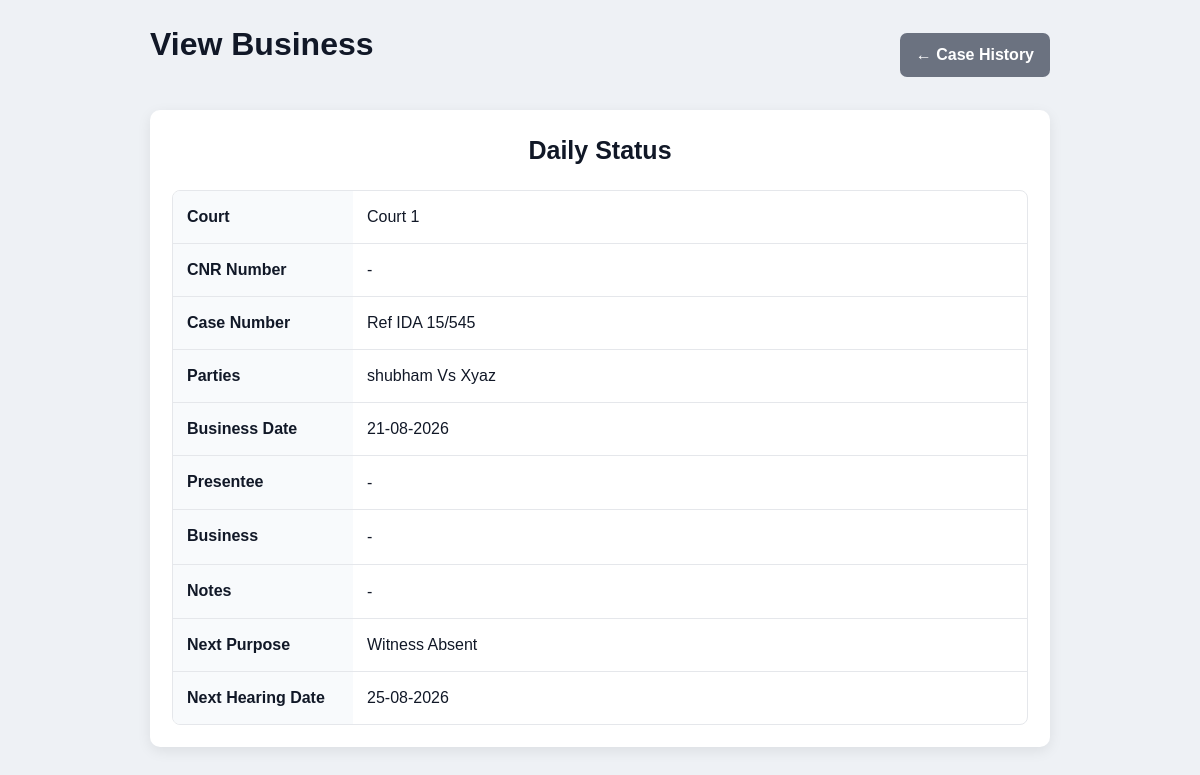
The page /case/1/business/1 (signed in) on the database its author committed.
### app.py (models this page shows)
class Case(db.Model):
    id = db.Column(
        db.Integer,
        primary_key=True
    )
    case_no = db.Column(
        db.String(100),
        nullable=False
    )
    crn_no = db.Column(
        db.String(100),
        nullable=True
    )
    advocate_name = db.Column(
        db.String(200),
        nullable=True
    )
    case_disposed = db.Column(
        db.String(20),
        nullable=True,
        default="No"
    )
    court_no = db.Column(
        db.Integer,
        nullable=False
    )
    parties = db.Column(
        db.String(200),
        nullable=False
    )
    case_stage = db.Column(
        db.String(100),
        nullable=False
    )
    case_stage_other = db.Column(
        db.String(200),
        nullable=True
    )
    next_hearing_date = db.Column(
        db.Date,
        nullable=True
    )
    decision_date = db.Column(
        db.Date,
        nullable=True
    )
    today_serial_no = db.Column(
        db.Integer,
        nullable=True
    )
    hearings = db.relationship(
        "Hearing",
        backref="case",
        lazy=True,
        cascade="all, delete-orphan"
    )
    evidences = db.relationship(
        "Evidence",
        backref="case",
        lazy=True,
        cascade="all, delete-orphan"
    )

class Hearing(db.Model):
    id = db.Column(
        db.Integer,
        primary_key=True
    )
    case_id = db.Column(
        db.Integer,
        db.ForeignKey("case.id"),
        nullable=False
    )
    hearing_date = db.Column(
        db.Date,
        nullable=False,
        default=date.today
    )
    outcome = db.Column(
        db.String(200),
        nullable=False
    )
    presentee = db.Column(
        db.Text,
        nullable=True
    )
    business = db.Column(
        db.Text,
        nullable=True
    )
    next_hearing_date = db.Column(
        db.Date,
        nullable=True
    )
    notes = db.Column(
        db.Text,
        nullable=True
    )

### app.py (the view)
@app.route("/case/<int:case_id>/business/<int:hearing_id>")
@login_required
def view_business(case_id, hearing_id):
    case = Case.query.get_or_404(case_id)
    hearing = Hearing.query.filter_by(
        id=hearing_id,
        case_id=case.id
    ).first_or_404()
    return render_template(
        "view_business.html",
        case=case,
        hearing=hearing
    )

### app.py (called while the page is built, shortened)
def login_required(view):
    @wraps(view)
    def wrapped_view(*args, **kwargs):
        return view(*args, **kwargs)
    return wrapped_view

### templates/view_business.html (shortened to what this page needs)
<!DOCTYPE html>
<html lang="en">
<head>
<link rel="stylesheet" href="{{ url_for('static', filename='style.css') }}">
</head>
<body>
<div class="container"><div class="page">
<div class="top"><h1>View Business</h1><a class="back" href="{{ url_for('case_detail', id=case.id) }}">← Case History</a></div>
<div class="card">
<h2 class="title">Daily Status</h2>
<div class="grid">
<div class="label">Court</div><div class="value">Court {{ case.court_no }}</div>
<div class="label">CNR Number</div><div class="value">{{ case.crn_no or '-' }}</div>
<div class="label">Case Number</div><div class="value">{{ case.case_no }}</div>
<div class="label">Parties</div><div class="value">{{ case.parties }}</div>
<div class="label">Business Date</div><div class="value">{{ hearing.hearing_date.strftime('%d-%m-%Y') }}</div>
<div class="label">Presentee</div><div class="value full">{{ hearing.presentee or '-' }}</div>
<div class="label">Business</div><div class="value full">{{ hearing.business or '-' }}</div>
<div class="label">Notes</div><div class="value full">{{ hearing.notes or '-' }}</div>
<div class="label">Next Purpose</div><div class="value">{{ hearing.outcome or '-' }}</div>
<div class="label">Next Hearing Date</div><div class="value">{% if hearing.next_hearing_date %}{{ hearing.next_hearing_date.strftime('%d-%m-%Y') }}{% else %}-{% endif %}</div>
</div></div></div></div>
</body></html>

### static/style.css (style rules this page uses)
:root { --primary: #2563eb; --primary-dark: #1d4ed8; --success: #15803d; --danger: #dc2626; --warning: #b45309; --bg: #f4f6f8; --surface: #ffffff; --text: #1f2937; --muted: #6b7280; --border: #d1d5db; --shadow: 0 4px 14px rgba(0, 0, 0, 0.08); --radius: 10px; }
* { box-sizing: border-box; }
html { -webkit-text-size-adjust: 100%; }
body { margin: 0; padding: 20px; min-height: 100vh; font-family: Arial, sans-serif; background: var(--bg); color: var(--text); line-height: 1.5; }
.container { width: min(100%, 1200px); margin: 0 auto; }
h1, h2, h3, p { overflow-wrap: anywhere; }
h1 { margin: 0 0 22px; font-size: clamp(24px, 4vw, 32px); }
h2 { margin-top: 28px; font-size: clamp(20px, 3vw, 25px); }
a { color: var(--primary); }
.card { min-width: 0; padding: 20px; background: var(--surface); border-radius: var(--radius); box-shadow: var(--shadow); }
body { background: #eef1f5 !important; color: #111827 !important; font-family: Arial, Helvetica, sans-serif; }
.container { background: transparent !important; }

### templates/view_business.html (style rules this page uses)
.page { max-width:900px;margin:0 auto }
.top { display:flex;justify-content:space-between;gap:12px;align-items:center;margin-bottom:20px }
.back { display:inline-block;padding:10px 16px;background:#6b7280;color:#fff;text-decoration:none;border-radius:7px;font-weight:600 }
.card { background:#fff;border-radius:10px;padding:22px;box-shadow:0 4px 14px rgba(0,0,0,.08);margin-bottom:18px }
.title { text-align:center;margin:0 0 20px }
.grid { display:grid;grid-template-columns:180px 1fr;gap:0;border:1px solid #e5e7eb;border-radius:8px;overflow:hidden }
.label,.value { padding:14px;border-bottom:1px solid #e5e7eb }
.label { font-weight:700;background:#f8fafc }
.full { white-space:pre-wrap;line-height:1.6 }
.grid>div:nth-last-child(-n+2) { border-bottom:0 }

### rows shown on the page
Case: court_no "1", crn_no "-", case_no "Ref IDA 15/545", parties "shubham Vs Xyaz"
Hearing: hearing_date "21-08-2026", presentee "-", business "-", notes "-", outcome "Witness Absent", next_hearing_date "25-08-2026"
